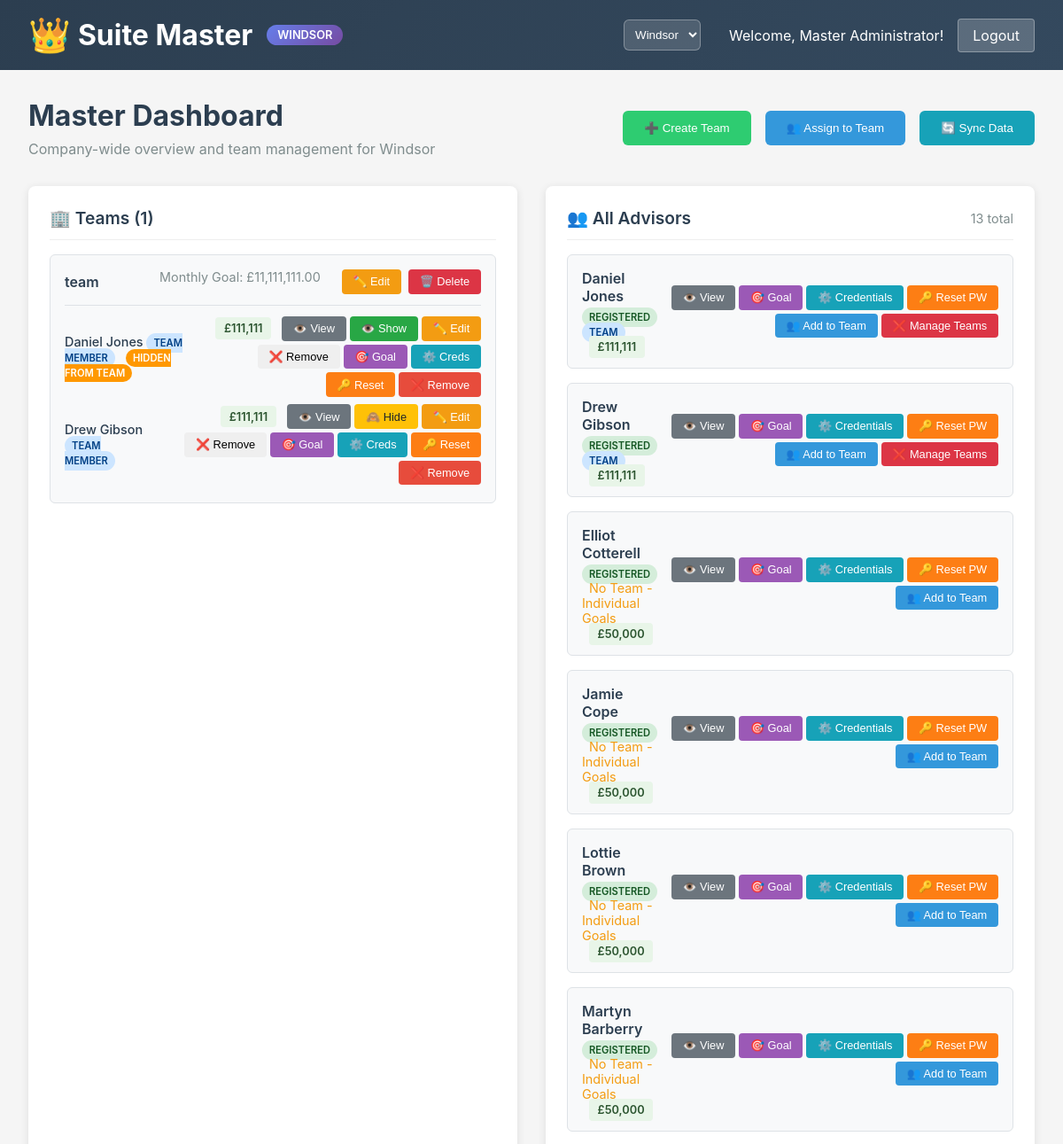
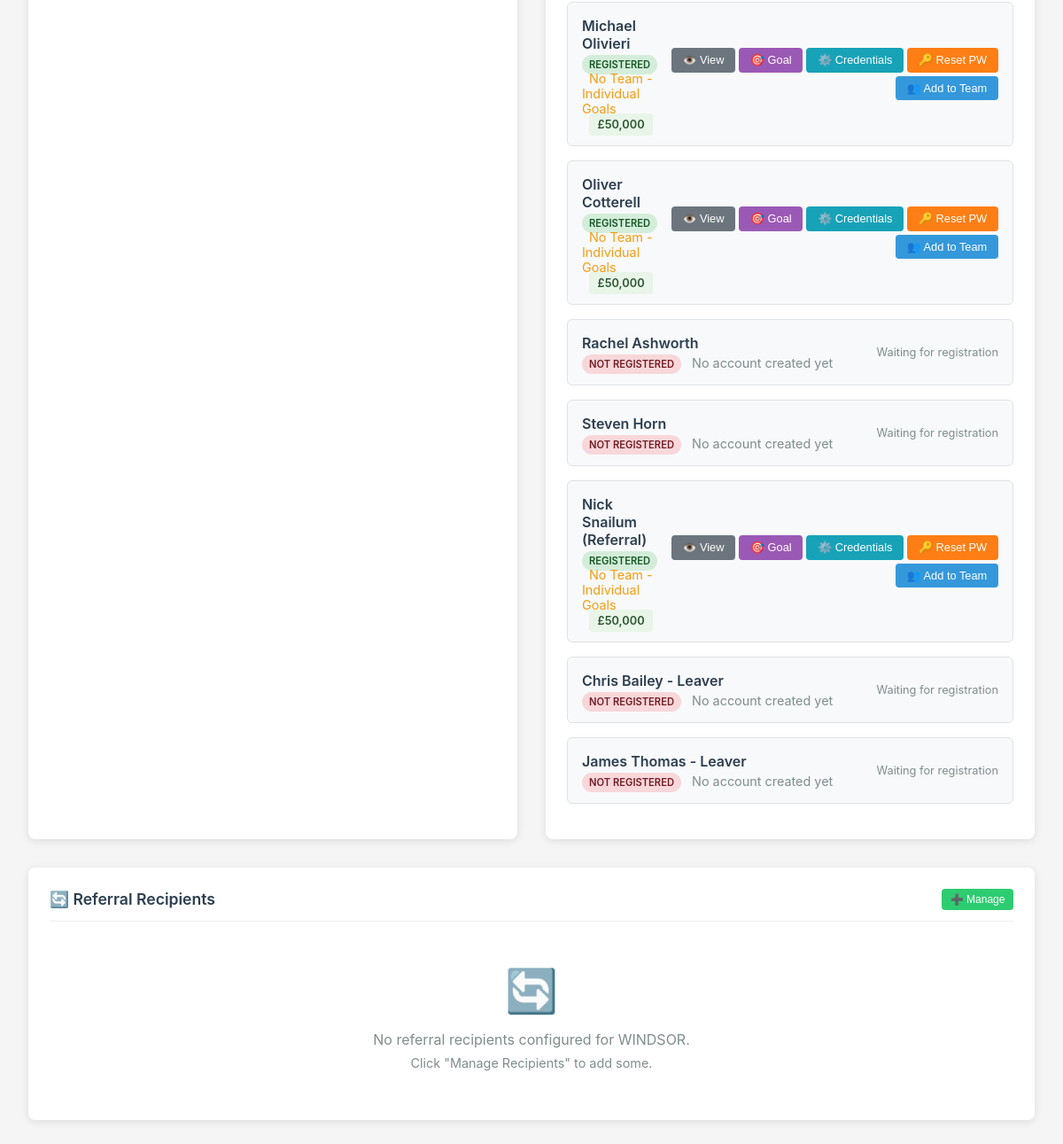
The page /master (signed in) on the database its author committed (2 pictures, top to bottom).
### app/models/team.py (models this page shows, shortened)
class Team(BaseModel):
    __tablename__ = 'teams'
    name = db.Column(db.String(100), nullable=False)
    monthly_goal = db.Column(db.Float, default=0.0)
    created_by = db.Column(db.Integer, db.ForeignKey('advisors.id'), nullable=False)
    company = db.Column(db.String(50), default='windsor')
    is_hidden = db.Column(db.Boolean, default=False)
    creator = db.relationship('Advisor', foreign_keys=[created_by])
    advisor_memberships = db.relationship('AdvisorTeam', backref='team', cascade='all, delete-orphan')
    @property
    def members(self):
        return [membership.advisor for membership in self.advisor_memberships]

class AdvisorTeam(BaseModel):
    __tablename__ = 'advisor_teams'
    advisor_id = db.Column(db.Integer, db.ForeignKey('advisors.id'), nullable=False)
    team_id = db.Column(db.Integer, db.ForeignKey('teams.id'), nullable=False)
    yearly_goal = db.Column(db.Float, default=0.0)
    __table_args__ = (db.UniqueConstraint('advisor_id', 'team_id', name='unique_advisor_team'),)

### app/models/advisor.py (models this page shows, shortened)
class Advisor(BaseModel):
    __tablename__ = 'advisors'
    full_name = db.Column(db.String(100), nullable=False)
    username = db.Column(db.String(50), unique=True, nullable=False)
    email = db.Column(db.String(100), unique=True, nullable=False)
    password_hash = db.Column(db.String(255), nullable=False)
    is_master = db.Column(db.Boolean, default=False)
    is_hidden_from_team = db.Column(db.Boolean, default=False, nullable=False)
    team_memberships = db.relationship('AdvisorTeam', backref='advisor', cascade='all, delete-orphan')
    submissions = db.relationship('Submission', backref='advisor')
    paid_cases = db.relationship('PaidCase', backref='advisor')
    yearly_goals = db.relationship('AdvisorGoal', backref='advisor', cascade='all, delete-orphan')
    def get_teams_for_company(self, company):
        teams = []
        for membership in self.team_memberships:
            if membership.team.company == company:
                teams.append(membership.team)
        return teams
    def get_visible_team_for_company(self, company):
        for membership in self.team_memberships:
            if membership.team.company == company and not membership.team.is_hidden:
                return membership.team
        return None
    def get_yearly_goal_for_company(self, company):
        visible_team = self.get_visible_team_for_company(company)
        if visible_team:
            for membership in self.team_memberships:
                if membership.team.id == visible_team.id and membership.yearly_goal > 0:
                    return membership.yearly_goal
        for membership in self.team_memberships:
            if membership.team.company == company and membership.yearly_goal > 0:
                return membership.yearly_goal
        for goal in self.yearly_goals:
            if goal.company == company:
                return goal.yearly_goal
        return 50000.0

### app/controllers/master.py (the view)
    def index(self):
        user = self.get_current_user()
        if not user:
            session.clear()
            return redirect(url_for('auth.login'))
        current_company = SessionManager.get_current_company(session)
        teams = Team.query.filter_by(company=current_company).all()
        advisors = Advisor.query.filter_by(is_master=False).all()
        all_advisor_names = config_manager.get_advisor_names(current_company)
        recent_syncs = SyncLog.query.filter_by(company=current_company).order_by(SyncLog.sync_time.desc()).limit(10).all()
        company_config = SessionManager.get_company_config(session)
        return render_template('master.html',
                             user=user,
                             teams=teams,
                             advisors=advisors,
                             all_advisor_names=all_advisor_names,
                             recent_syncs=recent_syncs,
                             company_config=company_config)

### templates/master.html (shortened to what this page needs)
<!DOCTYPE html>
<html lang="en">
<head>
    <link rel="stylesheet" href="{{ url_for('static', filename='css/master.css') }}">
</head>
<body>
    <div class="header">
        <h1>Suite Master <span class="company-indicator" id="company-indicator">{{ company_config.name }}</span></h1>
        <div class="user-info">
            <select id="company-selector" class="company-selector" onchange="switchCompany()">
                <option value="windsor" {{ 'selected' if session.get('company_mode', 'windsor') == 'windsor' else '' }}>Windsor</option>
            </select>
            <span>Welcome, Master Administrator!</span>
            <a href="/logout" class="logout-btn">Logout</a>
        </div>
    </div>
    <div class="main-content">
        <div class="dashboard-header">
            <div>
                <h2 class="dashboard-title">Master Dashboard</h2>
                <p style="color: #7f8c8d; margin-top: 0.5rem;">Company-wide overview and team management for {{ company_config.name }}</p>
            </div>
            <div class="action-buttons">
                <button class="action-btn btn-primary" onclick="openCreateTeamModal()">
                    ➕ Create Team
                </button>
                <button class="action-btn btn-secondary" onclick="openAssignModal()">
                    👥 Assign to Team
                </button>
                <button class="action-btn btn-info" onclick="syncData()">
                    🔄 Sync Data
                </button>
            </div>
        </div>
        <div class="content-grid">
            <div class="section-card">
                <div class="section-header">
                    <h3 class="section-title">🏢 Teams ({{ teams|length }})</h3>
                </div>
                {% for team in teams %}
                <div class="team-card">
                    <div class="team-header">
                        <span class="team-name">
                            {{ team.name }}
                        </span>
                        <div class="team-actions">
                            <span style="color: #7f8c8d; font-size: 0.9rem; margin-right: 1rem;">
                                Monthly Goal: £{{ "{:,.2f}".format(team.monthly_goal) }}
                            </span>
                            <button class="btn-sm btn-edit" onclick="editTeam({{ team.id }}, '{{ team.name }}', {{ team.monthly_goal }}, {{ team.is_hidden|tojson }})">
                                ✏️ Edit
                            </button>
                            <button class="btn-sm btn-delete" onclick="deleteTeam({{ team.id }}, '{{ team.name }}')">
                                🗑️ Delete
                            </button>
                        </div>
                    </div>
                    <div class="team-members">
                        {% for member in team.members %}
                        <div class="member-item">
                            <span>
                                <a href="/master/advisor/{{ member.id }}" style="text-decoration: none; color: #2c3e50; font-weight: 500;">
                                    {{ member.full_name }}
                                </a>
                                {% if team.is_hidden %}
                                <span class="status-badge status-hidden">Hidden Team</span>
                                {% else %}
                                <span class="status-badge status-assigned">Team Member</span>
                                {% endif %}
                                {% if member.is_hidden_from_team %}
                                <span class="status-badge status-individual-hidden">Hidden from Team</span>
                                {% endif %}
                            </span>
                            <div class="member-actions">
                                <span class="goal-display">
                                    £{{ "{:,.0f}".format(member.get_yearly_goal_for_company(session.get('company_mode', 'windsor'))) }}
                                </span>
                                <button class="btn-sm btn-view" onclick="viewAdvisorDashboard({{ member.id }})">
                                    👁️ View
                                </button>
                                {% if not member.is_master %}
                                <button class="btn-sm btn-hide-advisor"
                                        id="hide-btn-{{ member.id }}"
                                        onclick="toggleAdvisorVisibility({{ member.id }}, '{{ member.full_name }}')"
                                        style="background: {% if member.is_hidden_from_team %}#28a745{% else %}#ffc107{% endif %};
                                            color: {% if member.is_hidden_from_team %}white{% else %}#212529{% endif %};">
                                    {% if member.is_hidden_from_team %}
                                        👁️ Show
                                    {% else %}
                                        🙈 Hide
                                    {% endif %}
                                </button>
                                {% endif %}
                                <button class="btn-sm btn-edit" onclick="setAdvisorGoal({{ member.id }}, '{{ member.full_name }}', {{ member.get_yearly_goal_for_company(session.get('company_mode', 'windsor')) }})">
                                    ✏️ Edit
                                </button>
                                <button class="btn-sm btn-remove" onclick="removeFromTeam({{ member.id }}, {{ team.id }}, '{{ member.full_name }}', '{{ team.name }}')">
                                    ❌ Remove
                                </button>
                                <button class="btn-sm btn-goal" onclick="editAdvisorGoal({{ member.id }}, '{{ member.full_name }}', {{ member.get_yearly_goal_for_company(session.get('company_mode', 'windsor')) }})">
                                    🎯 Goal
                                </button>
                                <button class="btn-sm" style="background: #17a2b8; color: white;" onclick="editUserCredentials({{ member.id }}, '{{ member.full_name }}')">
                                    ⚙️ Creds
                                </button>
                                <button class="btn-sm" style="background: #fd7e14; color: white;" onclick="resetUserPassword({{ member.id }}, '{{ member.full_name }}')">
                                    🔑 Reset
                                </button>
                                <button class="btn-sm btn-unassign" onclick="unassignFromSpecificTeam({{ member.id }}, '{{ member.full_name }}', {{ team.id }}, '{{ team.name }}')">
                                    ❌ Remove
                                </button>
                            </div>
                        </div>
                        {% endfor %}
                    </div>
                </div>
                {% endfor %}
            </div>
            <div class="section-card">
                <div class="section-header">
                    <h3 class="section-title">👥 All Advisors</h3>
                    <span style="color: #7f8c8d; font-size: 0.9rem;">
                        {{ all_advisor_names|length }} total
                    </span>
                </div>
                {% for advisor_name in all_advisor_names %}
                {% set registered_advisor = advisors|selectattr('full_name', 'equalto', advisor_name)|first %}
                <div class="advisor-card" {% if registered_advisor %}onclick="viewAdvisorDashboard({{ registered_advisor.id }})"{% endif %}>
                    <div class="advisor-info">
                        <div class="advisor-name">{{ advisor_name }}</div>
                        <div class="advisor-details">
                            {% if registered_advisor %}
                                <span class="status-badge status-registered">Registered</span>
                                {% set current_teams = registered_advisor.get_teams_for_company(session.get('company_mode', 'windsor')) %}
                                {% if current_teams %}
                                    {% for team in current_teams %}
                                        {% if team.is_hidden %}
                                            <span class="status-badge status-hidden">{{ team.name }} (Hidden)</span>
                                        {% else %}
                                            <span class="status-badge status-assigned">{{ team.name }}</span>
                                        {% endif %}
                                    {% endfor %}
                                {% else %}
                                    <span style="color: #f39c12; margin-left: 0.5rem;">No Team - Individual Goals</span>
                                {% endif %}
                                <span class="goal-display" style="margin-left: 0.5rem;">
                                    £{{ "{:,.0f}".format(registered_advisor.get_yearly_goal_for_company(session.get('company_mode', 'windsor'))) }}
                                </span>
                            {% else %}
                                <span class="status-badge status-unregistered">Not Registered</span>
                                <span style="color: #7f8c8d; margin-left: 0.5rem;">
                                    No account created yet
                                </span>
                            {% endif %}
                        </div>
                    </div>
                    <div class="advisor-actions" onclick="event.stopPropagation();">
                        {% if registered_advisor %}
                            <button class="btn-sm btn-view" onclick="viewAdvisorDashboard({{ registered_advisor.id }})">
                                👁️ View
                            </button>
                            <button class="btn-sm btn-goal" onclick="editAdvisorGoal({{ registered_advisor.id }}, '{{ registered_advisor.full_name }}', {{ registered_advisor.get_yearly_goal_for_company(session.get('company_mode', 'windsor')) }})">
                                🎯 Goal
                            </button>
                            <button class="btn-sm" style="background: #17a2b8; color: white;" onclick="editUserCredentials({{ registered_advisor.id }}, '{{ registered_advisor.full_name }}')">
                                ⚙️ Credentials
                            </button>
                            <button class="btn-sm" style="background: #fd7e14; color: white;" onclick="resetUserPassword({{ registered_advisor.id }}, '{{ registered_advisor.full_name }}')">
                                🔑 Reset PW
                            </button>
                            {% set current_teams = registered_advisor.get_teams_for_company(session.get('company_mode', 'windsor')) %}
                            <button class="btn-sm btn-assign" onclick="quickAssign({{ registered_advisor.id }}, '{{ registered_advisor.full_name }}')">
                                👥 Add to Team
                            </button>
                            {% if current_teams %}
                                <button class="btn-sm" style="background: #dc3545; color: white;" onclick="manageTeamMemberships({{ registered_advisor.id }}, '{{ registered_advisor.full_name }}')">
                                    ❌ Manage Teams
                                </button>
                            {% endif %}
                        {% else %}
                            <span style="color: #7f8c8d; font-size: 0.8rem;">
                                Waiting for registration
                            </span>
                        {% endif %}
                    </div>
                </div>
                {% endfor %}
            </div>
        </div>
        <div class="referral-recipients-bottom">
            <div class="section-card referral-compact">
                <div class="section-header">
                    <h3 class="section-title">🔄 Referral Recipients</h3>
                    <button class="action-btn btn-primary btn-sm" onclick="openReferralModal()">
                        ➕ Manage
                    </button>
                </div>
                <div id="referral-recipients-list">
                </div>
            </div>
        </div>
    </div>
</body>
</html>

### rows shown on the page
Team: name "team", monthly_goal "11,111,111.00", company+is_hidden "111,111", name "TEAM", company+is_hidden "111,111" "111,111"
Advisor: full_name "Daniel Jones", is_hidden_from_team "HIDDEN FROM TEAM"
Advisor: full_name "Drew Gibson", is_hidden_from_team "🙈 Hide"

### other values the page prints
{{ company_config.name }} "Windsor"
{{ teams|length }} "1"
{{ all_advisor_names|length }} "13"
{{ advisor_name }} "Daniel Jones" "Drew Gibson" "Elliot Cotterell" "Jamie Cope" "Lottie Brown" "Martyn Barberry" "Michael Olivieri" "Oliver Cotterell" "Rachel Ashworth" "Steven Horn" "Nick Snailum (Referral)" "Chris Bailey - Leaver" "James Thomas - Leaver"
